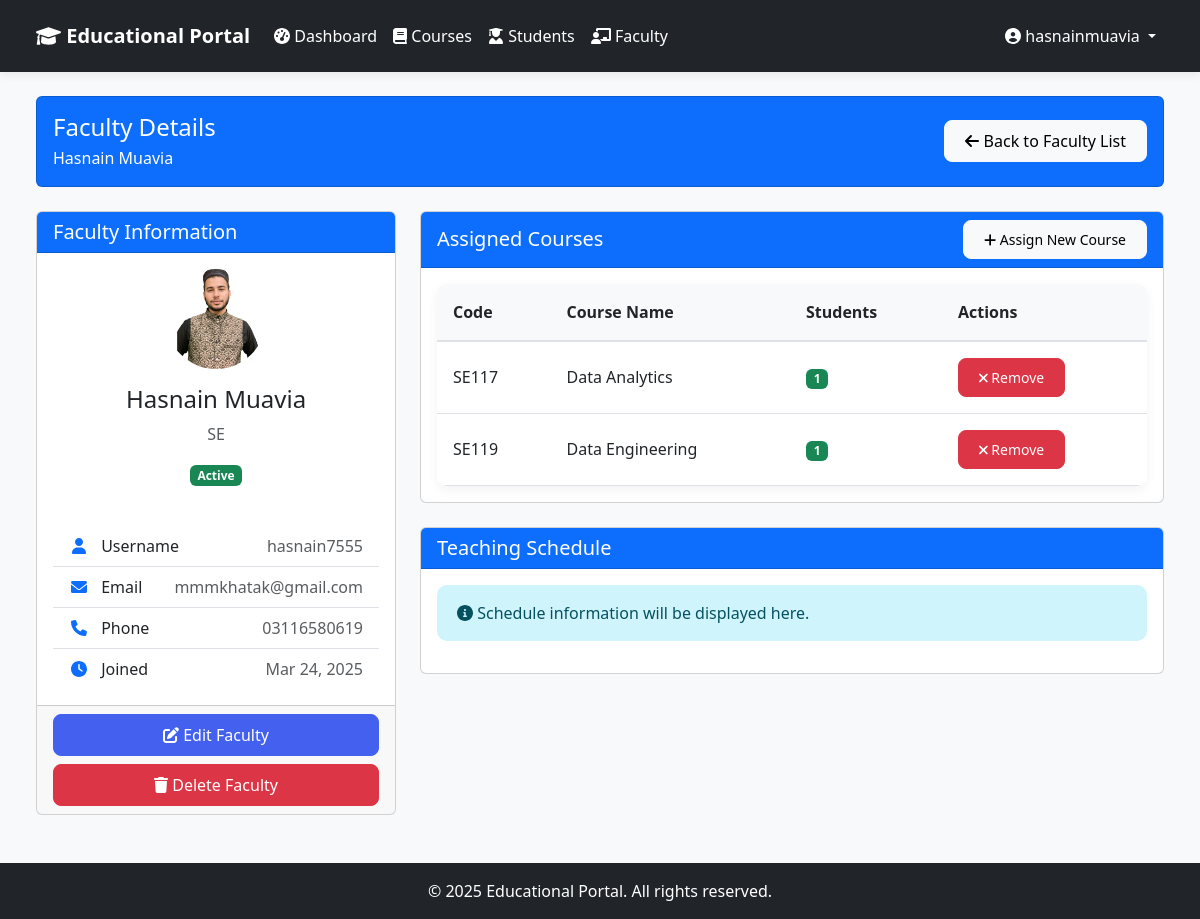
The page /admin-dashboard/faculty/5/ (signed in) on the database its author committed.
### core/models.py (models this page shows, shortened)
class User(AbstractUser):
    role = models.CharField(
        max_length=10,
        choices=Role.choices,
        default=Role.STUDENT,
    )

class Faculty(models.Model):
    user = models.OneToOneField(User, on_delete=models.CASCADE, related_name='faculty_profile')
    profile_picture = models.ImageField(upload_to='faculty/', null=True, blank=True)
    department = models.CharField(max_length=100, blank=True, null=True)
    phone = models.CharField(max_length=20, blank=True, null=True)

class CourseAssignment(models.Model):
    course = models.ForeignKey(Course, on_delete=models.CASCADE, related_name='faculty_assignments')
    faculty = models.ForeignKey(Faculty, on_delete=models.CASCADE, related_name='course_assignments')
    class Meta:
        unique_together = ('course', 'faculty')

class Course(models.Model):
    name = models.CharField(max_length=100)
    code = models.CharField(max_length=20, unique=True)
    description = models.TextField(blank=True, null=True)

### admin_dashboard/views.py (the view)
# urls.py: path('faculty/<int:faculty_id>/', views.faculty_details, name='faculty_details'),
@login_required
@user_passes_test(is_admin)
def faculty_details(request, faculty_id):
    faculty = get_object_or_404(Faculty, id=faculty_id)
    courses = Course.objects.all()
    course_assignments = CourseAssignment.objects.filter(faculty=faculty).select_related('course')
    for assignment in course_assignments:
        assignment.student_count = Student.objects.filter(courses=assignment.course).count()
    return render(request, 'admin_dashboard/faculty_details.html', {
        'faculty': faculty,
        'courses': courses,
        'course_assignments': course_assignments
    })

### admin_dashboard/views.py (called while the page is built)
def is_admin(user):
    return user.is_authenticated and user.is_superuser

### templates/admin_dashboard/faculty_details.html (shortened to what this page needs)
{% extends 'base.html' %}
{% block content %}
<div class="container-fluid">
    <div class="row mb-4">
        <div class="col-12">
            <div class="card bg-primary">
                <div class="card-body d-flex justify-content-between align-items-center">
                    <div class="text-white">
                        <h4 class="mb-1">Faculty Details</h4>
                        <p class="mb-0">{{ faculty.user.get_full_name }}</p>
                    </div>
                    <a href="{% url 'manage_faculty' %}" class="btn btn-light">
                        <i class="fas fa-arrow-left"></i> Back to Faculty List
                    </a>
                </div>
            </div>
        </div>
    </div>
    <div class="row">
        <div class="col-md-4">
            <div class="card mb-4">
                <div class="card-header bg-primary text-white">
                    <h5 class="card-title mb-0">Faculty Information</h5>
                </div>
                <div class="card-body">
                    <div class="text-center mb-4">
                        {% if faculty.profile_picture %}
                        <img src="{{ faculty.profile_picture.url }}" alt="{{ faculty.user.get_full_name }}" class="rounded-circle mb-3" style="width: 100px; height: 100px; object-fit: cover;">
                        {% else %}
                        <div class="avatar-circle bg-primary text-white mx-auto mb-3" style="width: 100px; height: 100px; font-size: 2.5rem;">
                            {{ faculty.user.first_name|first|upper }}{{ faculty.user.last_name|first|upper }}
                        </div>
                        {% endif %}
                        <h4>{{ faculty.user.get_full_name }}</h4>
                        <p class="text-muted">{{ faculty.department|default:"No Department" }}</p>
                        <div class="badge bg-{{ faculty.user.is_active|yesno:'success,danger' }} mb-3">
                            {{ faculty.user.is_active|yesno:'Active,Inactive' }}
                        </div>
                    </div>
                    <div class="list-group list-group-flush">
                        <div class="list-group-item d-flex justify-content-between align-items-center">
                            <span><i class="fas fa-user fa-fw text-primary me-2"></i> Username</span>
                            <span class="text-muted">{{ faculty.user.username }}</span>
                        </div>
                        <div class="list-group-item d-flex justify-content-between align-items-center">
                            <span><i class="fas fa-envelope fa-fw text-primary me-2"></i> Email</span>
                            <span class="text-muted">{{ faculty.user.email }}</span>
                        </div>
                        <div class="list-group-item d-flex justify-content-between align-items-center">
                            <span><i class="fas fa-phone fa-fw text-primary me-2"></i> Phone</span>
                            <span class="text-muted">{{ faculty.phone|default:"Not provided" }}</span>
                        </div>
                        <div class="list-group-item d-flex justify-content-between align-items-center">
                            <span><i class="fas fa-clock fa-fw text-primary me-2"></i> Joined</span>
                            <span class="text-muted">{{ faculty.user.date_joined|date:"M d, Y" }}</span>
                        </div>
                    </div>
                </div>
                <div class="card-footer">
                    <div class="d-grid gap-2">
                        <button type="button" class="btn btn-primary" data-bs-toggle="modal" data-bs-target="#editFacultyModal">
                            <i class="fas fa-edit"></i> Edit Faculty
                        </button>
                        <button type="button" class="btn btn-danger" data-bs-toggle="modal" data-bs-target="#deleteFacultyModal">
                            <i class="fas fa-trash"></i> Delete Faculty
                        </button>
                    </div>
                </div>
            </div>
        </div>
        <div class="col-md-8">
            <div class="card mb-4">
                <div class="card-header bg-primary text-white d-flex justify-content-between align-items-center">
                    <h5 class="card-title mb-0">Assigned Courses</h5>
                    <button type="button" class="btn btn-light btn-sm" data-bs-toggle="modal" data-bs-target="#assignCourseModal">
                        <i class="fas fa-plus"></i> Assign New Course
                    </button>
                </div>
                <div class="card-body">
                    {% if course_assignments %}
                    <div class="table-responsive">
                        <table class="table table-hover">
                            <thead>
                                <tr>
                                    <th>Code</th>
                                    <th>Course Name</th>
                                    <th>Students</th>
                                    <th>Actions</th>
                                </tr>
                            </thead>
                            <tbody>
                                {% for assignment in course_assignments %}
                                <tr>
                                    <td>{{ assignment.course.code }}</td>
                                    <td>{{ assignment.course.name }}</td>
                                    <td>
                                        <span class="badge bg-success">{{ assignment.student_count }}</span>
                                    </td>
                                    <td>
                                        <form method="post" action="{% url 'remove_faculty_course' faculty.id assignment.course.id %}" class="d-inline">
                                            <button type="submit" class="btn btn-sm btn-danger">
                                                <i class="fas fa-times"></i> Remove
                                            </button>
                                        </form>
                                    </td>
                                </tr>
                                {% endfor %}
                            </tbody>
                        </table>
                    </div>
                    {% else %}
                    <div class="alert alert-info">
                        <i class="fas fa-info-circle"></i> No courses assigned to this faculty member yet.
                    </div>
                    {% endif %}
                </div>
            </div>
            <div class="card">
                <div class="card-header bg-primary text-white">
                    <h5 class="card-title mb-0">Teaching Schedule</h5>
                </div>
                <div class="card-body">
                    <div class="alert alert-info">
                        <i class="fas fa-info-circle"></i> Schedule information will be displayed here.
                    </div>
                </div>
            </div>
        </div>
    </div>
</div>
{% endblock %}

### templates/base.html (shortened to what this page needs)
<!DOCTYPE html>
<html lang="en">
<head>
    <link href="https://cdn.jsdelivr.net/npm/bootstrap@5.3.0/dist/css/bootstrap.min.css" rel="stylesheet">
    {% load static %}
    <link href="{% static 'css/style.css' %}" rel="stylesheet">
</head>
<body class="d-flex flex-column min-vh-100">
    <nav class="navbar navbar-expand-lg navbar-dark bg-dark">
        <div class="container-fluid">
            <a class="navbar-brand" href="{% url 'home' %}">
                <i class="fas fa-graduation-cap"></i> Educational Portal
            </a>
            {% if user.is_authenticated %}
            <div class="collapse navbar-collapse" id="navbarNav">
                <ul class="navbar-nav me-auto">
                    {% if user.is_superuser %}
                    <li class="nav-item">
                        <a class="nav-link {% if request.resolver_match.url_name == 'admin_dashboard' %}active{% endif %}" href="{% url 'admin_dashboard' %}">
                            <i class="fas fa-tachometer-alt"></i> Dashboard
                        </a>
                    </li>
                    <li class="nav-item">
                        <a class="nav-link {% if request.resolver_match.url_name == 'manage_courses' %}active{% endif %}" href="{% url 'manage_courses' %}">
                            <i class="fas fa-book"></i> Courses
                        </a>
                    </li>
                    <li class="nav-item">
                        <a class="nav-link {% if request.resolver_match.url_name == 'manage_students' %}active{% endif %}" href="{% url 'manage_students' %}">
                            <i class="fas fa-user-graduate"></i> Students
                        </a>
                    </li>
                    <li class="nav-item">
                        <a class="nav-link {% if request.resolver_match.url_name == 'manage_faculty' %}active{% endif %}" href="{% url 'manage_faculty' %}">
                            <i class="fas fa-chalkboard-teacher"></i> Faculty
                        </a>
                    </li>
                    {% elif user.is_faculty %}
                    <li class="nav-item">
                        <a class="nav-link {% if request.resolver_match.url_name == 'faculty_dashboard' %}active{% endif %}" href="{% url 'faculty_dashboard' %}">
                            <i class="fas fa-tachometer-alt"></i> Dashboard
                        </a>
                    </li>
                    {% endif %}
                </ul>
                <div class="navbar-nav">
                    <li class="nav-item dropdown">
                        <a class="nav-link dropdown-toggle" href="#" id="navbarDropdown" role="button" data-bs-toggle="dropdown">
                            <i class="fas fa-user-circle"></i> {{ user.get_full_name|default:user.username }}
                        </a>
                    </li>
                </div>
            </div>
            {% endif %}
        </div>
    </nav>
    <main class="flex-grow-1 py-4">
        <div class="container-fluid px-4">
            {% block content %}
            {% endblock %}
        </div>
    </main>
    <footer class="footer mt-auto py-3 bg-dark text-white">
        <div class="container text-center">
            <p class="mb-0">&copy; {% now "Y" %} Educational Portal. All rights reserved.</p>
        </div>
    </footer>
</body>
</html>

### static/css/style.css (style rules this page uses)
body { min-height: 100vh; display: flex; flex-direction: column; background-color: #f8f9fa; font-family: 'Poppins', 'Segoe UI', Roboto, 'Helvetica Neue', Arial, sans-serif; color: #333; margin: 0; padding: 0; }
main { flex: 1; display: flex; flex-direction: column; }
:root { --primary-color: #4361ee; --primary-dark: #3a56d4; --secondary-color: #6c757d; --success-color: #198754; --info-color: #0dcaf0; --warning-color: #ffc107; --danger-color: #dc3545; --light-color: #f8f9fa; --dark-color: #212529; --text-color: #333; --text-muted: #6c757d; --border-radius: 10px; --box-shadow: 0 10px 30px rgba(0, 0, 0, 0.1); }
.table-responsive { border-radius: var(--border-radius); box-shadow: 0 4px 12px rgba(0, 0, 0, 0.05); overflow: hidden; }
.table { background-color: #fff; margin-bottom: 0; }
.table thead th { background-color: #f8f9fa; border-bottom: 2px solid #dee2e6; font-weight: 600; color: var(--dark-color); padding: 1rem; }
.table tbody td { padding: 1rem; vertical-align: middle; }
.alert { border: none; border-radius: var(--border-radius); padding: 1rem 1.25rem; }
.navbar { box-shadow: 0 2px 10px rgba(0, 0, 0, 0.08); background-color: #212529; padding: 0.75rem 1.5rem; }
.navbar-dark .navbar-nav .nav-link, .navbar-dark .navbar-brand, .navbar-dark .nav-link { color: #fff !important; }
.navbar-brand { font-weight: 700; color: var(--primary-color); }
.nav-link { font-weight: 500; color: var(--dark-color); padding: 0.75rem 1rem; transition: all 0.3s ease; }
.btn { font-weight: 500; padding: 0.5rem 1.25rem; border-radius: 8px; transition: all 0.3s ease; }
.btn-primary { background-color: var(--primary-color); border-color: var(--primary-color); }
.footer { background-color: #343a40; color: #fff; padding: 1.5rem 0; }
.fade-in { animation: fadeIn 0.5s ease-out; }

### rows shown on the page
User: get_full_name "hasnainmuavia"
Faculty: user.get_full_name "Hasnain Muavia", profile_picture (picture), department "SE", user.is_active "Active", user.username "hasnain7555", user.email "mmmkhatak@gmail.com", phone "03116580619", user.date_joined "Mar 24, 2025"
CourseAssignment: course.code "SE117", course.name "Data Analytics", student_count "1"
CourseAssignment: course.code "SE119", course.name "Data Engineering", student_count "1"
